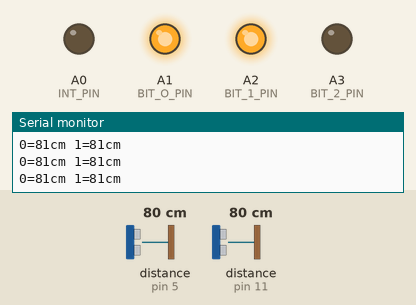
Simulated run of this sketch. Board: Arduino Uno, built with avr-gcc and run on an emulated ATmega328P. On the bench: output pins drawn as LEDs (lit = HIGH), the last lines printed to the serial monitor. The inputs (shaded band) are chosen by the test bench; at power-on: distance to the obstacle (sensors on pin 5, pin 11) 80 cm. The echo pulse lasts 58.3 µs per cm.

Above: at 1.2 s.
1.3 s: distance to the obstacle (sensor on pin 5) set to 49 cm
2.8 s: distance to the obstacle (sensor on pin 5) set to 40 cm
At 3.2 s:
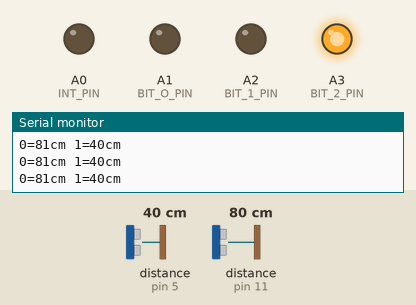
4.3 s: distance to the obstacle (sensor on pin 11) set to 49 cm
5.8 s: distance to the obstacle (sensor on pin 11) set to 38 cm
At 6.5 s:
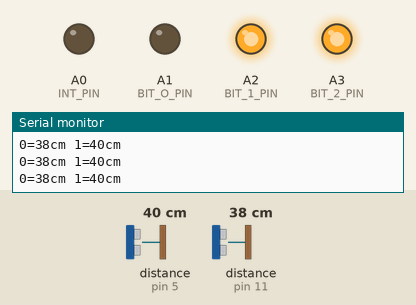
7.4 s: distance to the obstacle (sensor on pin 5) set to 60 cm
At 8.6 s:
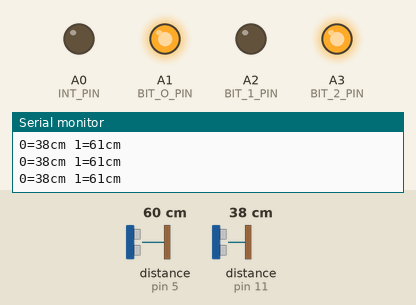
8.9 s: distance to the obstacle (sensor on pin 11) set to 120 cm
At 9.5 s:
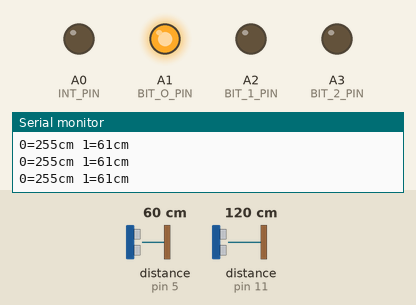
Timing chart, 0 to 11.6 s (numbered marks = the images above; inputs shaded):
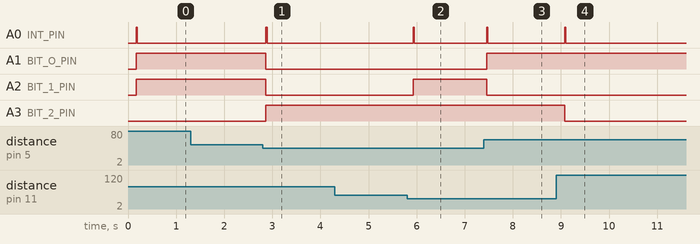

Measured:
- the behaviour switches between 45 and 44 cm on distance to the obstacle (sensor on pin 5) (found by bisection; images 0 and 1)
- the behaviour switches between 44 and 43 cm on distance to the obstacle (sensor on pin 11) (found by bisection; images 1 and 2)
- after the input at 2.8 s, A0 (INT_PIN): LOW → HIGH after 0.07 s, → LOW 0.03 s later; A1 (BIT_O_PIN), A2 (BIT_1_PIN): HIGH → LOW after 0.07 s; A3 (BIT_2_PIN): LOW → HIGH after 0.07 s
- after the input at 5.8 s, A0 (INT_PIN): LOW → HIGH after 0.13 s, → LOW 0.03 s later; A2 (BIT_1_PIN): LOW → HIGH after 0.13 s
- after the input at 7.4 s, A0 (INT_PIN): LOW → HIGH after 0.06 s, → LOW 0.03 s later; A1 (BIT_O_PIN): LOW → HIGH after 0.06 s; A2 (BIT_1_PIN): HIGH → LOW after 0.06 s
- after the input at 8.9 s, A0 (INT_PIN): LOW → HIGH after 0.18 s, → LOW 0.02 s later; A3 (BIT_2_PIN): HIGH → LOW after 0.18 s

The sketch:

distance_detection.ino
```cpp
// ---------------------------------------------------------------------------
// This example code was used to successfully communicate with 15 ultrasonic sensors. You can adjust
// the number of sensors in your project by changing SONAR_NUM and the number of NewPing objects in the
// "sonar" array. You also need to change the pins for each sensor for the NewPing objects. Each sensor
// is pinged at 33ms intervals. So, one cycle of all sensors takes 495ms (33 * 15 = 495ms). The results
// are sent to the "oneSensorCycle" function which currently just displays the distance data. Your project
// would normally process the sensor results in this function (for example, decide if a robot needs to
// turn and call the turn function). Keep in mind this example is event-driven. Your complete sketch needs
// to be written so there's no "delay" commands and the loop() cycles at faster than a 33ms rate. If other
// processes take longer than 33ms, you'll need to increase PING_INTERVAL so it doesn't get behind.
// ---------------------------------------------------------------------------
#include <NewPing.h>
#include "distance_sensor_config.h"
#include "data_send.h"
#include "motor_modes.h"
#include "Arduino.h"

unsigned long pingTimer[SONAR_NUM]; // Holds the times when the next ping should happen for each sensor.
unsigned int cm[SONAR_NUM];         // Where the ping distances are stored.
uint8_t currentSensor = 0;          // Keeps track of which sensor is active.

unsigned long interrupt_rising_edge;


motor_modes_t current_mode = OFF_OFF;

NewPing sonar[SONAR_NUM] = {     // Sensor object array.
  NewPing(SENSOR_L_TRIG, SENSOR_L_ECHO, SENSOR_L_MAX_DIST), // Each sensor's trigger pin, echo pin, and max distance to ping.
  // NewPing(SENSOR_M_TRIG, SENSOR_M_ECHO, SENSOR_M_MAX_DIST),
  NewPing(SENSOR_R_TRIG, SENSOR_R_ECHO, SENSOR_R_MAX_DIST)
};

void setup() {
  Serial.begin(115200);
  pingTimer[0] = millis() + 75;           // First ping starts at 75ms, gives time for the Arduino to chill before starting.
  for (uint8_t i = 1; i < SONAR_NUM; i++)
  {
    pingTimer[i] = pingTimer[i - 1] + PING_INTERVAL;
  } // Set the starting time for each sensor.
  data_init();
}

void loop() {
  for (uint8_t i = 0; i < SONAR_NUM; i++) { // Loop through all the sensors.
    if (millis() >= pingTimer[i]) {         // Is it this sensor's time to ping?
      pingTimer[i] += PING_INTERVAL * SONAR_NUM ;  // Set next time this sensor will be pinged.

      if (i == 0 && currentSensor == SONAR_NUM - 1)
      {
        oneSensorCycle(); // Sensor ping cycle complete, do something with the results.

        if (current_mode != distToMotorModeConversion(cm[0],cm[1]))
        {
            current_mode = distToMotorModeConversion(cm[0],cm[1]);
            data_send(current_mode);

            data_rdy_int_high(); // Send the data and pull the interrupt high so the motor arduino knows the send has completed
            interrupt_rising_edge = millis();
        }
      }

      sonar[currentSensor].timer_stop();          // Make sure previous timer is canceled before starting a new ping (insurance).
      currentSensor = i;                          // Sensor being accessed.
      cm[currentSensor] = 255;                      // Make distance zero in case there's no ping echo for this sensor.
      sonar[currentSensor].ping_timer(echoCheck); // Do the ping (processing continues, interrupt will call echoCheck to look for echo).
    }

    if ((interrupt_rising_edge != 0) && (millis() > ((interrupt_rising_edge + INTERRUPT_LENGTH))))
    {
        data_rdy_int_low();
    }
  }

  // Other code that *DOESN'T* analyze ping results can go here.
}

motor_modes_t distToMotorModeConversion(unsigned int leftDist, unsigned int rightDist)
{
    motor_modes_t motor_command;

    //Too far away
    if ((leftDist == 255) & (rightDist == 255) )
    {
        motor_command = OFF_OFF;
        // Serial.println("OFF_OFF");
    }
    else if ((leftDist <= HALF_THRESHOLD) && (leftDist > FULL_THRESHOLD) && (rightDist == 255))
    {
        motor_command = HALF_OFF;
        // Serial.println("HALF_OFF");

    }
    else if ((rightDist <= HALF_THRESHOLD) && (rightDist > FULL_THRESHOLD) && (leftDist == 255))
    {
        motor_command = OFF_HALF;
        // Serial.println("OFF_HALF");

    }
    else if ((rightDist <= HALF_THRESHOLD) && (rightDist > FULL_THRESHOLD) && (leftDist <= HALF_THRESHOLD) && (leftDist > FULL_THRESHOLD))
    {
        motor_command = HALF_HALF;
        // Serial.println("HALF_HALF");

    }

    //TODO Below: SHOULD BE FULL_OFF and OFF_FULL
    else if ((leftDist <= FULL_THRESHOLD) && (rightDist == 255))
    {
        motor_command = FULL_HALF;
        // Serial.println("FULL_HALF");

    }
    else if ((rightDist <= FULL_THRESHOLD) && (leftDist == 255))
    {
        motor_command = HALF_FULL;
        // Serial.println("HALF_FULL");

    }
    //End

    else if ((leftDist <= FULL_THRESHOLD) && (rightDist <= HALF_THRESHOLD) && (rightDist >= FULL_THRESHOLD))
    {
        motor_command = FULL_HALF;
        // Serial.println("FULL_HALF");

    }
    else if ((rightDist <= FULL_THRESHOLD) && (leftDist <= HALF_THRESHOLD) && (leftDist >= FULL_THRESHOLD))
    {
        motor_command = HALF_FULL;
        // Serial.println("HALF_FULL");

    }
    else if (leftDist <= FULL_THRESHOLD && rightDist <= FULL_THRESHOLD)
    {
        motor_command = FULL_FULL;
        // Serial.println("FULL_FULL");
    }

    return motor_command;
}

void echoCheck() { // If ping received, set the sensor distance to array.
  if (sonar[currentSensor].check_timer())
    cm[currentSensor] = sonar[currentSensor].ping_result / US_ROUNDTRIP_CM;
}

void oneSensorCycle() { // Sensor ping cycle complete, do something with the results.
  // The following code would be replaced with your code that does something with the ping results.
  for (uint8_t i = 0; i < SONAR_NUM; i++) {
    Serial.print(i);
    Serial.print("=");
    Serial.print(cm[i]);
    Serial.print("cm ");
  }
  Serial.println();
}
```

data_send.cpp
```cpp
#include "data_send.h"
#include "Arduino.h"


void data_init(void)
{
  pinMode(BIT_O_PIN, OUTPUT);
  pinMode(BIT_1_PIN, OUTPUT);
  pinMode(BIT_2_PIN, OUTPUT);
  pinMode(INT_PIN, OUTPUT);

  digitalWrite(BIT_O_PIN, LOW);
  digitalWrite(BIT_1_PIN, LOW);
  digitalWrite(BIT_2_PIN, LOW);
  digitalWrite(INT_PIN, LOW);
}

void data_rdy_int_high(void)
{
  digitalWrite(INT_PIN, HIGH);
}

void data_rdy_int_low(void)
{
  digitalWrite(INT_PIN, LOW);
}


void data_send(motor_modes_t mode)
{
  switch (mode)
  {
    case OFF_OFF:
      digitalWrite(BIT_O_PIN, LOW);
      digitalWrite(BIT_1_PIN, LOW);
      digitalWrite(BIT_2_PIN, LOW);
      Serial.println("OFF_OFF");
      break;
    case OFF_HALF:
      digitalWrite(BIT_O_PIN, HIGH);
      digitalWrite(BIT_1_PIN, LOW);
      digitalWrite(BIT_2_PIN, LOW);
      Serial.println("OFF_HALF");
      break;
    case HALF_OFF:
      digitalWrite(BIT_O_PIN, LOW);
      digitalWrite(BIT_1_PIN, HIGH);
      digitalWrite(BIT_2_PIN, LOW);
      Serial.println("HALF_OFF");
      break;
    case HALF_HALF:
      digitalWrite(BIT_O_PIN, HIGH);
      digitalWrite(BIT_1_PIN, HIGH);
      digitalWrite(BIT_2_PIN, LOW);
      Serial.println("HALF_HALF");
      break;
    case HALF_FULL:
      digitalWrite(BIT_O_PIN, LOW);
      digitalWrite(BIT_1_PIN, LOW);
      digitalWrite(BIT_2_PIN, HIGH);
      Serial.println("HALF_FULL");
      break;
    case FULL_HALF:
      digitalWrite(BIT_O_PIN, HIGH);
      digitalWrite(BIT_1_PIN, LOW);
      digitalWrite(BIT_2_PIN, HIGH);
      Serial.println("FULL_HALF");
      break;
    case FULL_FULL:
      digitalWrite(BIT_O_PIN, LOW);
      digitalWrite(BIT_1_PIN, HIGH);
      digitalWrite(BIT_2_PIN, HIGH);
      Serial.println("FULL_FULL");
      break;
  }
}
```

data_send.h
```cpp
#ifndef DATA_SEND_H
#define DATA_SEND_H

#include "motor_modes.h"

#define INT_PIN   (A0)
#define BIT_O_PIN (A1)
#define BIT_1_PIN (A2)
#define BIT_2_PIN (A3)

#define INTERRUPT_LENGTH (25) //in ms

void data_init(void);

void data_send(motor_modes_t mode);

void data_rdy_int_low(void);

void data_rdy_int_high(void);

#endif //DATA_SEND_H
```

distance_sensor_config.h
```cpp
#ifndef DISTANCE_SENSOR_CONFIG_H
#define DISTANCE_SENSOR_CONFIG_H

#define SONAR_NUM     (2) // Number of sensors.
#define MAX_DISTANCE  (100) // Maximum distance (in cm) to ping.
#define PING_INTERVAL (45)  // Milliseconds between sensor pings (29ms is about the min to avoid cross-sensor echo).

#define CYCLE_PERIOD  (200)

#define SENSOR_L_MAX_DIST 	(MAX_DISTANCE)
#define SENSOR_M_MAX_DIST 	(MAX_DISTANCE)
#define SENSOR_R_MAX_DIST 	(MAX_DISTANCE)

#define HALF_THRESHOLD   (90)
#define FULL_THRESHOLD   (45)

//pin definition
#define SENSOR_L_TRIG 		(12)
#define SENSOR_L_ECHO 		(11)

#define SENSOR_M_TRIG 		(9)
#define SENSOR_M_ECHO 		(8)

#define SENSOR_R_TRIG 		(6)
#define SENSOR_R_ECHO 		(5)


#endif //DISTANCE_SENSOR_CONFIG_H
```
